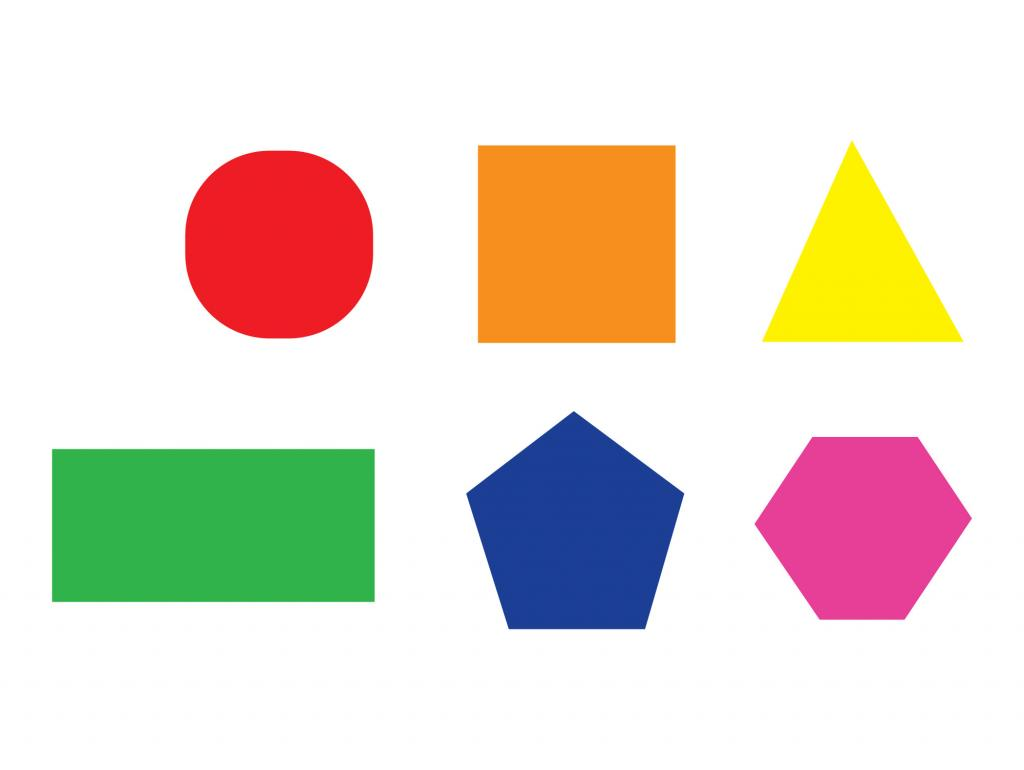
#> input picture module 3/cornerori.jpg, 1024 x 770 px
$ jupyter execute 'harris corner detection.ipynb'
#> lines starting #> are read from the running program, lines starting #| are printed output that depends on the picture; after the words box and inside, x2 and y2 are one past the last pixel; in counts of white or black regions, pixels touching at a corner belong together
[cell 1]
import cv2
import numpy as np
import matplotlib.pyplot as plt

[cell 2]
img=cv2.imread('cornerori.jpg')
#> img is the input picture: shape (770, 1024, 3); mean B, G, R 209.7, 220.8, 230.4
img_gray=cv2.cvtColor(img,cv2.COLOR_BGR2GRAY)
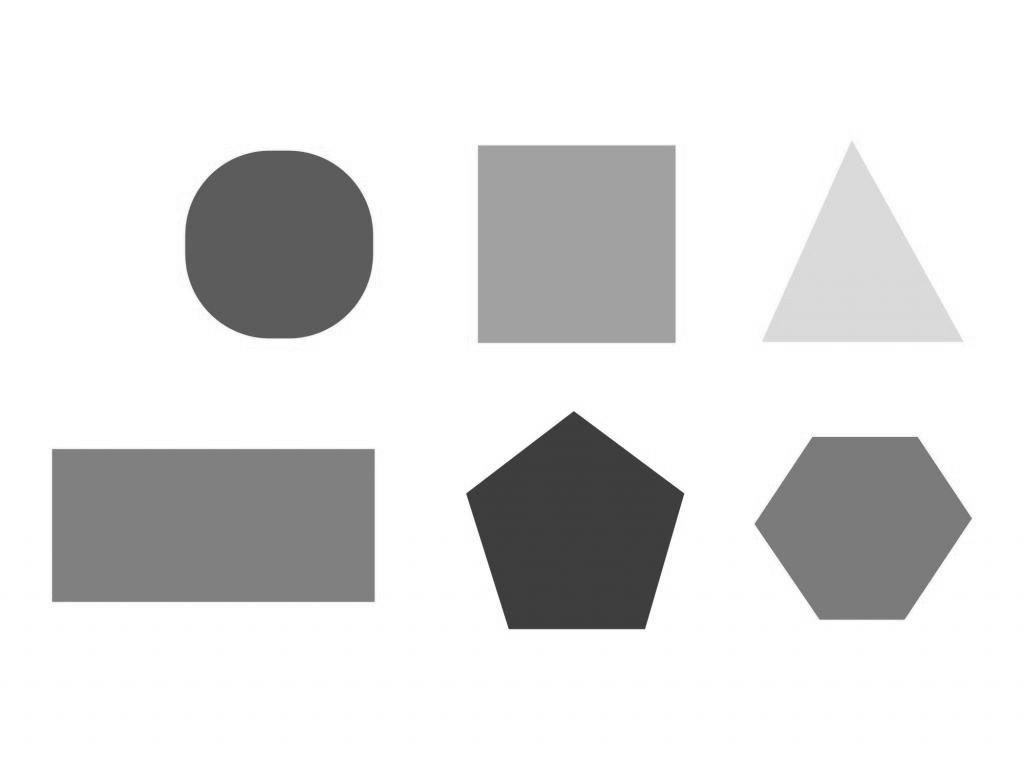
#> img_gray: shape (770, 1024); min 36, max 255, mean 222.4
img_gray=np.float32(img_gray )
plt.imshow(img)

Harris Corner Detection

[cell 3]
corner_img=cv2.cornerHarris(img_gray,2,5,0.07)
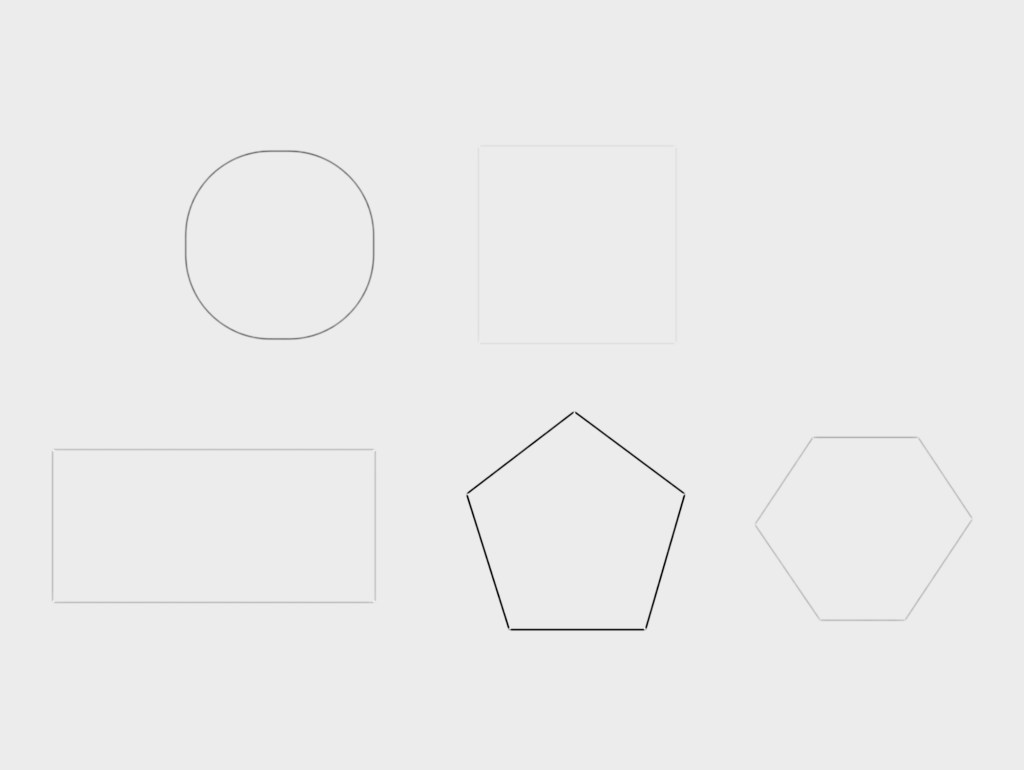
#> corner_img: shape (770, 1024) float32; min -5.68e+09, max 450433792, mean -14278695; drawn with min black and max white
corner_img=cv2.dilate(corner_img,None)
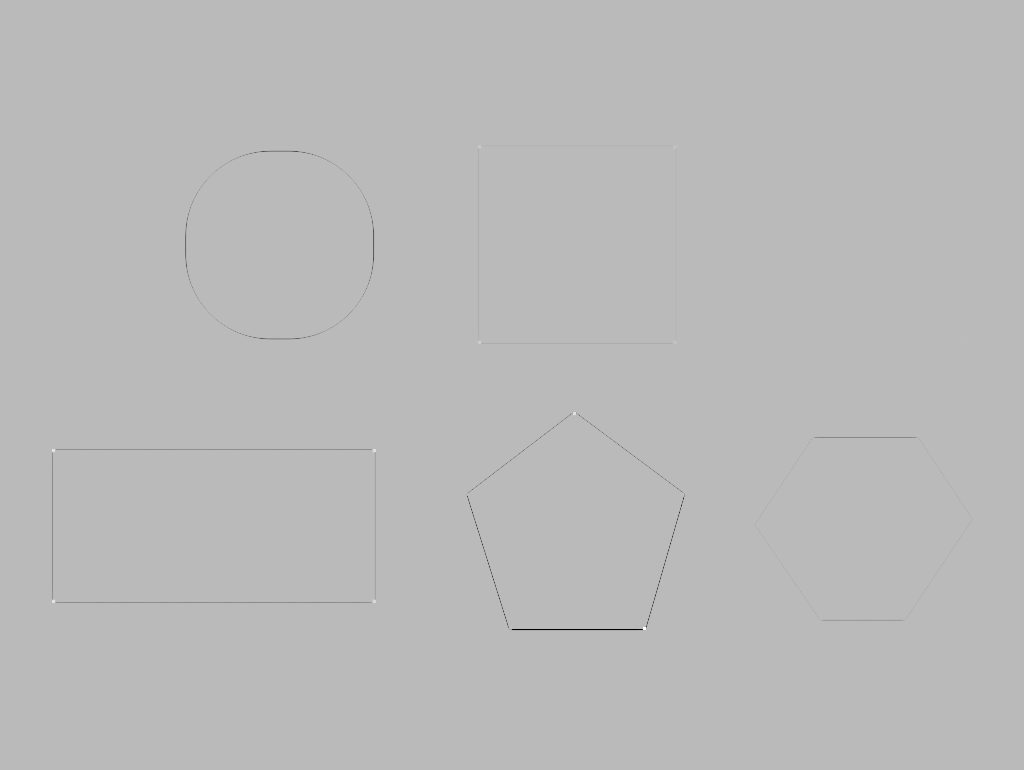
#> corner_img: shape (770, 1024) float32; min -1.23e+09, max 450433792, mean -1178676.9; drawn with min black and max white
img[corner_img>0.01 *corner_img.max()]=[0,0,255]
#> img: shape (770, 1024, 3); 0.02% of pixels changed, all inside (x1, y1, x2, y2) = (52, 145, 759, 630)
plt.imshow(img)

$ run again, with module 3/sudoku.png saved as module 3/cornerori.jpg
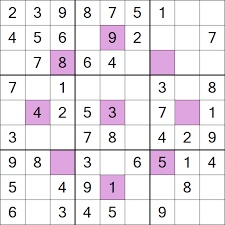
#> input picture module 3/sudoku.png, 225 x 225 px
#> img is the input picture: shape (225, 225, 3); mean B, G, R 235.2, 229.3, 235.2
#> `corner_img=cv2.dilate(corner_img,None)`:
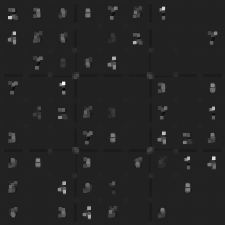
#> corner_img: shape (225, 225) float32; min -1.33e+09, max 8.71e+09, mean 120261888; drawn with min black and max white
#> `img[corner_img>0.01 *corner_img.max()]=[0,0,255]`:
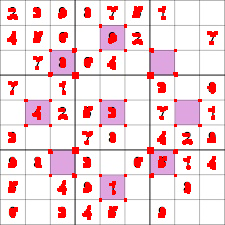
#> img: shape (225, 225, 3); 8.76% of pixels changed, all inside (x1, y1, x2, y2) = (7, 6, 218, 220)
